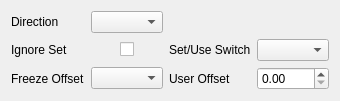
          <widget class="QWidget" name="widget_calibration_3" native="true">
           <layout class="QGridLayout" name="gridLayout_18" columnstretch="1,1,1,1">
            <item row="1" column="0">
             <widget class="QLabel" name="label_90">
              <property name="text">
               <string>Ignore Set</string>
              </property>
             </widget>
            </item>
            <item row="3" column="3">
             <widget class="PyDMSpinbox" name="PyDMSpinbox_5">
              <property name="sizePolicy">
               <sizepolicy hsizetype="Preferred" vsizetype="Fixed">
                <horstretch>0</horstretch>
                <verstretch>0</verstretch>
               </sizepolicy>
              </property>
              <property name="minimumSize">
               <size>
                <width>0</width>
                <height>20</height>
               </size>
              </property>
              <property name="maximumSize">
               <size>
                <width>100</width>
                <height>16777215</height>
               </size>
              </property>
              <property name="toolTip">
               <string/>
              </property>
              <property name="channel" stdset="0">
               <string>${P}${M}.OFF</string>
              </property>
              <property name="showStepExponent" stdset="0">
               <bool>false</bool>
              </property>
             </widget>
            </item>
            <item row="3" column="1">
             <widget class="PyDMEnumComboBox" name="PyDMEnumComboBox_16">
              <property name="sizePolicy">
               <sizepolicy hsizetype="Preferred" vsizetype="Fixed">
                <horstretch>0</horstretch>
                <verstretch>0</verstretch>
               </sizepolicy>
              </property>
              <property name="minimumSize">
               <size>
                <width>0</width>
                <height>20</height>
               </size>
              </property>
              <property name="maximumSize">
               <size>
                <width>100</width>
                <height>16777215</height>
               </size>
              </property>
              <property name="toolTip">
               <string/>
              </property>
              <property name="channel" stdset="0">
               <string>${P}${M}.FOFF</string>
              </property>
             </widget>
            </item>
            <item row="3" column="2">
             <widget class="QLabel" name="label_91">
              <property name="text">
               <string>User Offset</string>
              </property>
             </widget>
            </item>
            <item row="3" column="0">
             <widget class="QLabel" name="label_92">
              <property name="text">
               <string>Freeze Offset</string>
              </property>
             </widget>
            </item>
            <item row="0" column="1">
             <widget class="PyDMEnumComboBox" name="PyDMEnumComboBox_17">
              <property name="sizePolicy">
               <sizepolicy hsizetype="Preferred" vsizetype="Fixed">
                <horstretch>0</horstretch>
                <verstretch>0</verstretch>
               </sizepolicy>
              </property>
              <property name="minimumSize">
               <size>
                <width>0</width>
                <height>20</height>
               </size>
              </property>
              <property name="maximumSize">
               <size>
                <width>100</width>
                <height>16777215</height>
               </size>
              </property>
              <property name="toolTip">
               <string/>
              </property>
              <property name="channel" stdset="0">
               <string>${P}${M}.DIR</string>
              </property>
             </widget>
            </item>
            <item row="1" column="2">
             <widget class="QLabel" name="label_93">
              <property name="text">
               <string>Set/Use Switch</string>
              </property>
             </widget>
            </item>
            <item row="0" column="0">
             <widget class="QLabel" name="label_94">
              <property name="text">
               <string>Direction</string>
              </property>
             </widget>
            </item>
            <item row="1" column="3">
             <widget class="PyDMEnumComboBox" name="PyDMEnumComboBox_19">
              <property name="sizePolicy">
               <sizepolicy hsizetype="Preferred" vsizetype="Fixed">
                <horstretch>0</horstretch>
                <verstretch>0</verstretch>
               </sizepolicy>
              </property>
              <property name="minimumSize">
               <size>
                <width>0</width>
                <height>20</height>
               </size>
              </property>
              <property name="maximumSize">
               <size>
                <width>100</width>
                <height>16777215</height>
               </size>
              </property>
              <property name="toolTip">
               <string/>
              </property>
              <property name="channel" stdset="0">
               <string>${P}${M}.SET</string>
              </property>
             </widget>
            </item>
            <item row="1" column="1">
             <layout class="QHBoxLayout" name="horizontalLayout_3">
              <item>
               <widget class="PyDMCheckbox" name="PyDMCheckbox_4">
                <property name="sizePolicy">
                 <sizepolicy hsizetype="Maximum" vsizetype="Fixed">
                  <horstretch>0</horstretch>
                  <verstretch>0</verstretch>
                 </sizepolicy>
                </property>
                <property name="toolTip">
                 <string/>
                </property>
                <property name="autoFillBackground">
                 <bool>false</bool>
                </property>
                <property name="text">
                 <string/>
                </property>
                <property name="channel" stdset="0">
                 <string>${P}${M}.IGSET</string>
                </property>
               </widget>
              </item>
             </layout>
            </item>
           </layout>
          </widget>
